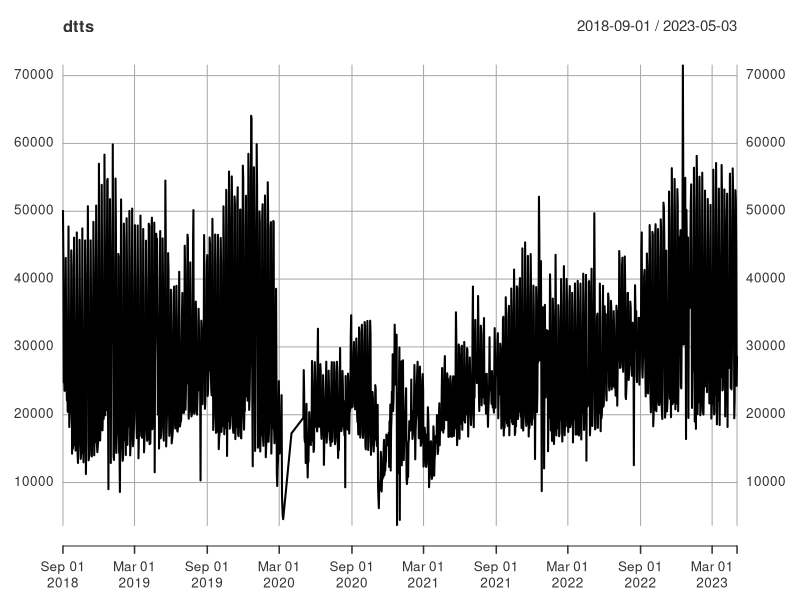
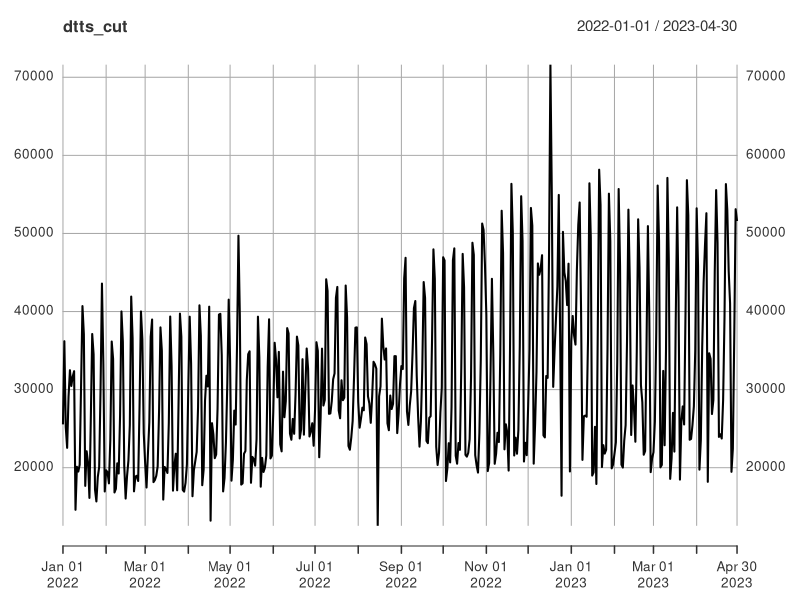
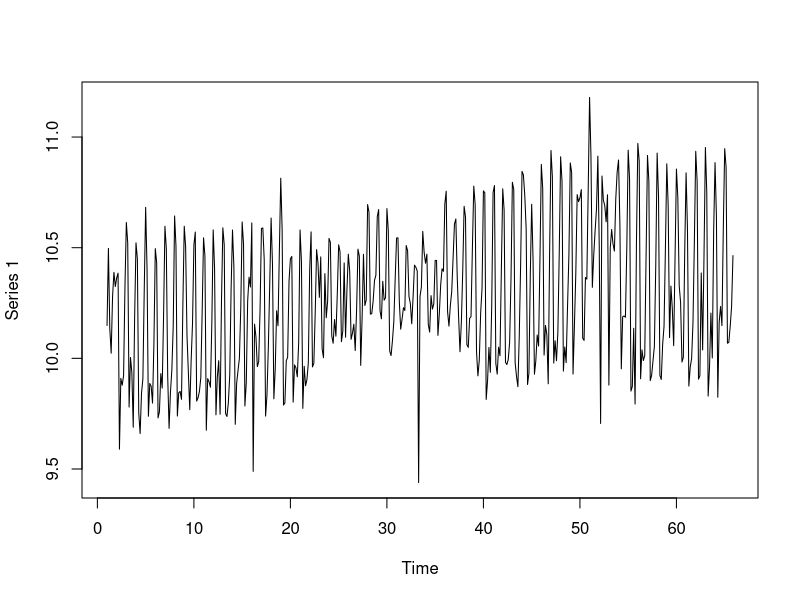
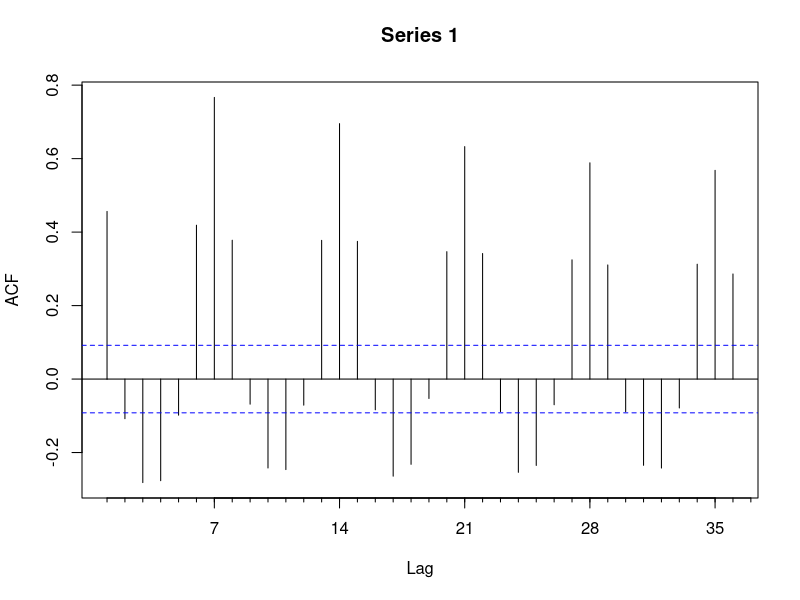
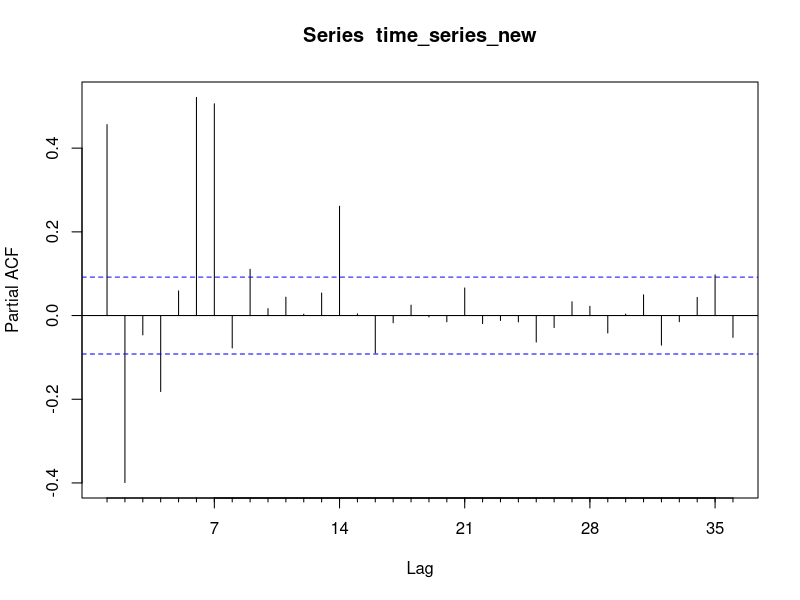
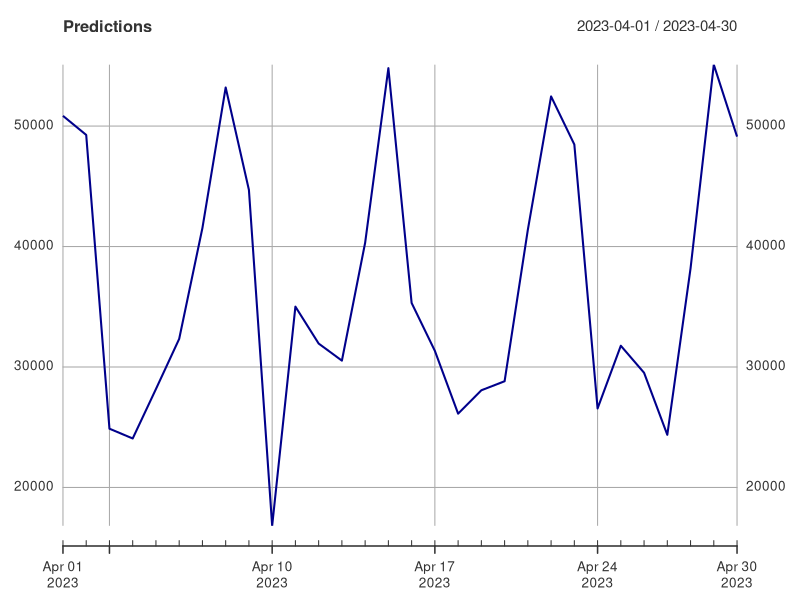
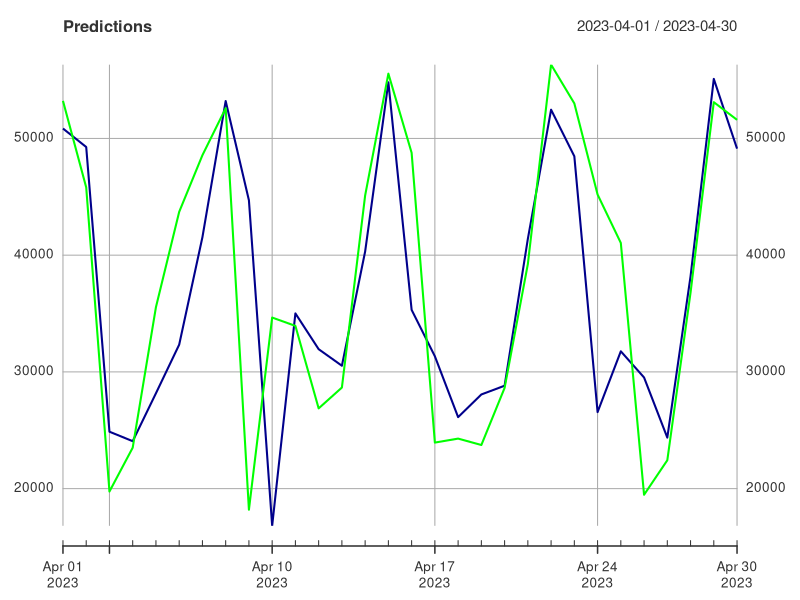
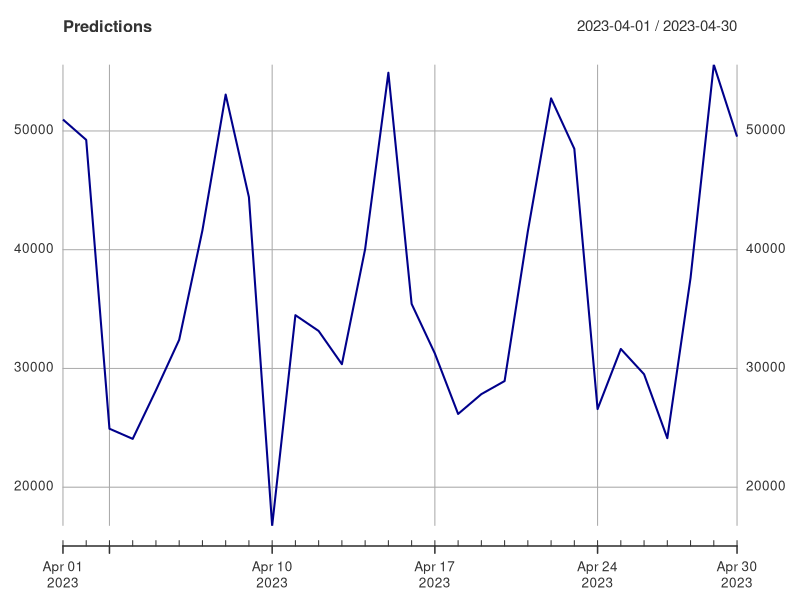

The R script that drew these images, in order:
## ---- chunk 1

#Importo le librerie
library(xts)
library(forecast)
library(lubridate)
## ---- chunk 2
# Carica i dati dal file CSV
dt <- read.csv("R1.csv")

# Converti la colonna "Date" nel formato "YYYY-MM-DD"
dt$Date <- as.Date(dt$data, format = "%Y-%m-%d")

# Crea la serie storica con le date nel formato "YYYY-MM-DD" e i valori da LT_R1
dtts <- xts(
  dt$LT_R1, # Selezioniamo la colonna LT_R1 come dati sull'asse delle y
  dt$Date # Utilizziamo la colonna "Date" formattata come oggetti di data sull'asse delle x
)



# Plotta la serie storica
plot(dtts)

## ---- chunk 3
# Filtra la serie storica a partire da gennaio 2022
dtts_cut <- dtts["2022-01-01/2023-04-30"]
dtts_train <- dtts["2022-01-01/2023-03-31"]
plot(dtts_cut)
## ---- chunk 4
#time_series<- dtts_june_2021
time_series <- ts(dtts_train, frequency=7)
#plot(time_series)
## ---- chunk 5
time_series_new<-log(time_series)
plot(time_series_new)
time_series_new |> Acf(36)
time_series_new |> Pacf(36)
## ---- chunk 6

# Inizializza vettori per salvare gli errori ad ogni iterazione
rmse_vect <- numeric(30)
mae_vect <- numeric(30)
mape_vect <- numeric(30)
pred <- numeric(30)

for (i in 0:29) {
  # Aggiungi un giorno a time_series
  time_series <- ts(head(dtts_cut, 455 + i), frequency = frequency(time_series))
  
  # Calcola il modello ARIMA con il nuovo time_series
  mod_arima <- Arima(time_series,
                     c(2,0,0),
                     c(1,1,1),
                     include.constant = TRUE,
                     lambda = 0
  )

  # Calcola la previsione per il prossimo giorno
  previsione <- forecast(mod_arima, h = 1)
  pred[i+1] <- previsione$mean
  # Calcola e salva gli errori
  rmse_vect[i+1] <- sqrt(mean(((dtts_cut[455+i+1]) - pred[i+1])^2))
  mae_vect[i+1] <- mean(abs(((dtts_cut[455+i+1]) - pred[i+1])^2))
  #actual2 <- window(time_series, start = end(time_series) - length(mod_arima$residuals) + 1)

  mape_vect[i+1] <- mean(abs(((dtts_cut[455+i+1]) - pred[i+1]) / dtts_cut[455+i+1] * 100), na.rm = TRUE)
}

rmse_vect <- data.frame(rmse_vect)
mae_vect <- data.frame(mae_vect)
mape_vect <- data.frame(mape_vect)
pred <- data.frame(pred)

## ---- chunk 7
c(
    RMSE = mean(rmse_vect$rmse_vect),
    MAE = mean(mae_vect$mae_vect),
    MAPE = mean(mape_vect$mape_vect)
  )

## ---- chunk 8
pred$date <- as.Date(seq(as.Date("2023-04-01"), as.Date("2023-04-30"), by = "days"))
pred <- xts(pred$pred, pred$date)
## ---- chunk 9
Predictions <- pred
plot(Predictions, col="darkblue",lwd=2)
lines(dtts_cut["2023-04-01/2023-04-30"], col="green",lwd=2)
# Aggiungi la legenda
legend("topright", legend = c("Predictions", "Actual"), col = c("darkblue", "green"), lwd = 2)
## ---- chunk 10

# Inizializza vettori per salvare gli errori ad ogni iterazione
rmse_vect <- numeric(30)
mae_vect <- numeric(30)
mape_vect <- numeric(30)
pred <- numeric(30)

for (i in 0:29) {
  # Aggiungi un giorno a time_series
  time_series <- ts(head(dtts_cut, 455 + i), frequency = frequency(time_series))
  
  # Calcola il modello ARIMA con il nuovo time_series
  mod_arima <- Arima(time_series,
                     c(3,0,0),
                     c(1,1,1),
                     include.constant = TRUE,
                     lambda = 0
  )

  # Calcola la previsione per il prossimo giorno
  previsione <- forecast(mod_arima, h = 1)
  pred[i+1] <- previsione$mean
  # Calcola e salva gli errori
  rmse_vect[i+1] <- sqrt(mean(((dtts_cut[455+i+1]) - pred[i+1])^2))
  mae_vect[i+1] <- mean(abs(((dtts_cut[455+i+1]) - pred[i+1])^2))
  #actual2 <- window(time_series, start = end(time_series) - length(mod_arima$residuals) + 1)

  mape_vect[i+1] <- mean(abs(((dtts_cut[455+i+1]) - pred[i+1]) / dtts_cut[455+i+1] * 100), na.rm = TRUE)
}

rmse_vect <- data.frame(rmse_vect)
mae_vect <- data.frame(mae_vect)
mape_vect <- data.frame(mape_vect)
pred <- data.frame(pred)

## ---- chunk 11
c(
    RMSE = mean(rmse_vect$rmse_vect),
    MAE = mean(mae_vect$mae_vect),
    MAPE = mean(mape_vect$mape_vect)
  )

## ---- chunk 12
pred$date <- as.Date(seq(as.Date("2023-04-01"), as.Date("2023-04-30"), by = "days"))
pred <- xts(pred$pred, pred$date)
## ---- chunk 13
Predictions <- pred
plot(Predictions, col="darkblue",lwd=2)
lines(dtts_cut["2023-04-01/2023-04-30"], col="green",lwd=2)
# Aggiungi la legenda
legend("topright", legend = c("Predictions", "Actual"), col = c("darkblue", "green"), lwd = 2)
## ---- chunk 14

# Inizializza vettori per salvare gli errori ad ogni iterazione
rmse_vect <- numeric(30)
mae_vect <- numeric(30)
mape_vect <- numeric(30)
pred <- numeric(30)

for (i in 0:29) {
  # Aggiungi un giorno a time_series
  time_series <- ts(head(dtts_cut, 455 + i), frequency = frequency(time_series))
  
  # Calcola il modello ARIMA con il nuovo time_series
  mod_arima <- Arima(time_series,
                     c(4,0,0),
                     c(1,1,1),
                     include.constant = TRUE,
                     lambda = 0
  )

  # Calcola la previsione per il prossimo giorno
  previsione <- forecast(mod_arima, h = 1)
  pred[i+1] <- previsione$mean
  # Calcola e salva gli errori
  rmse_vect[i+1] <- sqrt(mean(((dtts_cut[455+i+1]) - pred[i+1])^2))
  mae_vect[i+1] <- mean(abs(((dtts_cut[455+i+1]) - pred[i+1])^2))
  #actual2 <- window(time_series, start = end(time_series) - length(mod_arima$residuals) + 1)

  mape_vect[i+1] <- mean(abs(((dtts_cut[455+i+1]) - pred[i+1]) / dtts_cut[455+i+1] * 100), na.rm = TRUE)
}

rmse_vect <- data.frame(rmse_vect)
mae_vect <- data.frame(mae_vect)
mape_vect <- data.frame(mape_vect)
pred <- data.frame(pred)

## ---- chunk 15
c(
    RMSE = mean(rmse_vect$rmse_vect),
    MAE = mean(mae_vect$mae_vect),
    MAPE = mean(mape_vect$mape_vect)
  )

## ---- chunk 16
pred$date <- as.Date(seq(as.Date("2023-04-01"), as.Date("2023-04-30"), by = "days"))
pred <- xts(pred$pred, pred$date)
## ---- chunk 17
Predictions <- pred
plot(Predictions, col="darkblue",lwd=2)
lines(dtts_cut["2023-04-01/2023-04-30"], col="green",lwd=2)
# Aggiungi la legenda
legend("topright", legend = c("Predictions", "Actual"), col = c("darkblue", "green"), lwd = 2)
## ---- chunk 18

# Inizializza vettori per salvare gli errori ad ogni iterazione
rmse_vect <- numeric(30)
mae_vect <- numeric(30)
mape_vect <- numeric(30)
pred <- numeric(30)

for (i in 0:29) {
  # Aggiungi un giorno a time_series
  time_series <- ts(head(dtts_cut, 455 + i), frequency = frequency(time_series))
  
  # Calcola il modello ARIMA con il nuovo time_series
  mod_arima <- Arima(time_series,
                     c(5,0,0),
                     c(1,1,1),
                     include.constant = TRUE,
                     lambda = 0
  )

  # Calcola la previsione per il prossimo giorno
  previsione <- forecast(mod_arima, h = 1)
  pred[i+1] <- previsione$mean
  # Calcola e salva gli errori
  rmse_vect[i+1] <- sqrt(mean(((dtts_cut[455+i+1]) - pred[i+1])^2))
  mae_vect[i+1] <- mean(abs(((dtts_cut[455+i+1]) - pred[i+1])^2))
  #actual2 <- window(time_series, start = end(time_series) - length(mod_arima$residuals) + 1)

  mape_vect[i+1] <- mean(abs(((dtts_cut[455+i+1]) - pred[i+1]) / dtts_cut[455+i+1] * 100), na.rm = TRUE)
}

rmse_vect <- data.frame(rmse_vect)
mae_vect <- data.frame(mae_vect)
mape_vect <- data.frame(mape_vect)
pred <- data.frame(pred)

## ---- chunk 19
c(
    RMSE = mean(rmse_vect$rmse_vect),
    MAE = mean(mae_vect$mae_vect),
    MAPE = mean(mape_vect$mape_vect)
  )

## ---- chunk 20
pred$date <- as.Date(seq(as.Date("2023-04-01"), as.Date("2023-04-30"), by = "days"))
pred <- xts(pred$pred, pred$date)
## ---- chunk 21
Predictions <- pred
plot(Predictions, col="darkblue",lwd=2)
lines(dtts_cut["2023-04-01/2023-04-30"], col="green",lwd=2)
# Aggiungi la legenda
legend("topright", legend = c("Predictions", "Actual"), col = c("darkblue", "green"), lwd = 2)
## ---- chunk 22

# Inizializza vettori per salvare gli errori ad ogni iterazione
rmse_vect <- numeric(30)
mae_vect <- numeric(30)
mape_vect <- numeric(30)
pred <- numeric(30)

for (i in 0:29) {
  # Aggiungi un giorno a time_series
  time_series <- ts(head(dtts_cut, 455 + i), frequency = frequency(time_series))
  
  # Calcola il modello ARIMA con il nuovo time_series
  mod_arima <- Arima(time_series,
                     c(6,0,0),
                     c(1,1,1),
                     include.constant = TRUE,
                     lambda = 0
  )

  # Calcola la previsione per il prossimo giorno
  previsione <- forecast(mod_arima, h = 1)
  pred[i+1] <- previsione$mean
  # Calcola e salva gli errori
  rmse_vect[i+1] <- sqrt(mean(((dtts_cut[455+i+1]) - pred[i+1])^2))
  mae_vect[i+1] <- mean(abs(((dtts_cut[455+i+1]) - pred[i+1])^2))
  #actual2 <- window(time_series, start = end(time_series) - length(mod_arima$residuals) + 1)

  mape_vect[i+1] <- mean(abs(((dtts_cut[455+i+1]) - pred[i+1]) / dtts_cut[455+i+1] * 100), na.rm = TRUE)
}

rmse_vect <- data.frame(rmse_vect)
mae_vect <- data.frame(mae_vect)
mape_vect <- data.frame(mape_vect)
pred <- data.frame(pred)

## ---- chunk 23
c(
    RMSE = mean(rmse_vect$rmse_vect),
    MAE = mean(mae_vect$mae_vect),
    MAPE = mean(mape_vect$mape_vect)
  )

## ---- chunk 24
pred$date <- as.Date(seq(as.Date("2023-04-01"), as.Date("2023-04-30"), by = "days"))
pred <- xts(pred$pred, pred$date)
## ---- chunk 25
Predictions <- pred
plot(Predictions, col="darkblue",lwd=2)
lines(dtts_cut["2023-04-01/2023-04-30"], col="green",lwd=2)
# Aggiungi la legenda
legend("topright", legend = c("Predictions", "Actual"), col = c("darkblue", "green"), lwd = 2)
